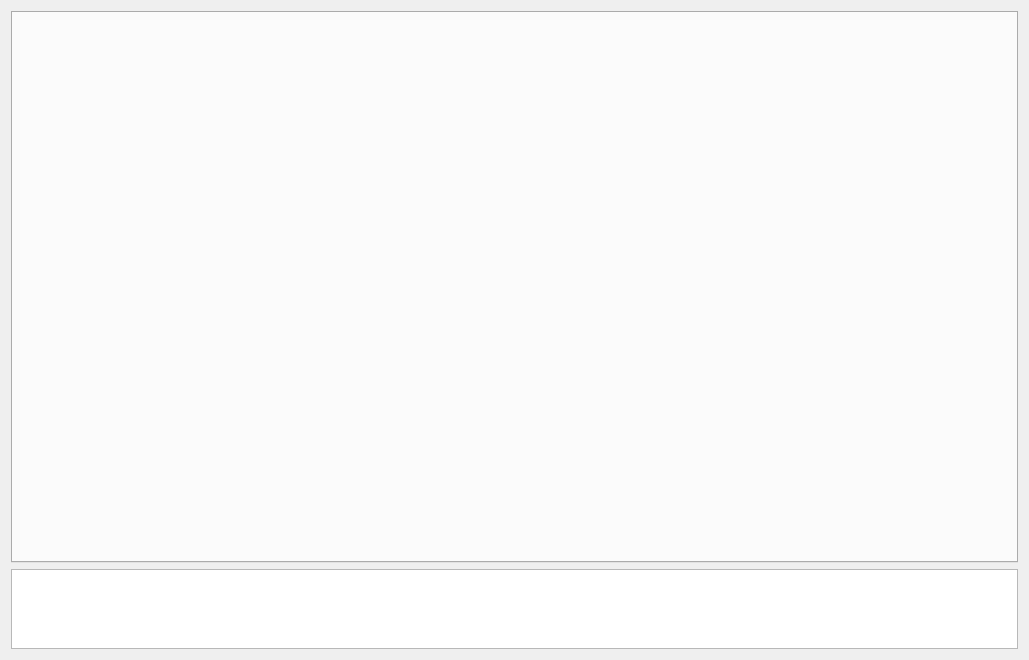
<?xml version="1.0" encoding="UTF-8"?>
<ui version="4.0">
 <class>SWEIDMT</class>
 <widget class="QWidget" name="SWEIDMT">
  <property name="geometry">
   <rect>
    <x>0</x>
    <y>0</y>
    <width>1029</width>
    <height>660</height>
   </rect>
  </property>
  <property name="windowTitle">
   <string>Form</string>
  </property>
  <layout class="QGridLayout" name="gridLayout">
   <item row="0" column="0">
    <widget class="QTabWidget" name="tabWidget"/>
   </item>
   <item row="1" column="0">
    <widget class="QTextEdit" name="textEdit">
     <property name="maximumSize">
      <size>
       <width>16777215</width>
       <height>80</height>
      </size>
     </property>
    </widget>
   </item>
  </layout>
 </widget>
 <resources/>
 <connections/>
</ui>
